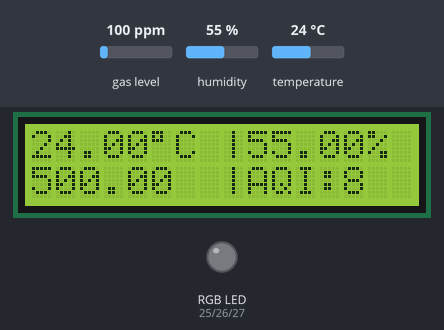
Simulated run of this sketch. Board: ESP32. On the bench: 16×2 character LCD, an RGB LED mixed from three pins (HIGH = lit). The inputs (shaded band) are chosen by the test bench; at power-on: humidity 55 %, gas level 100 ppm, temperature 24 °C. WiFi joins after 1.5 s; servers stay silent unless stated; what the sketch prints to the serial monitor is not drawn.

Above: at 3.1 s.
3.2 s: humidity set to 41 %
9.2 s: humidity set to 38 %
At 10.8 s:
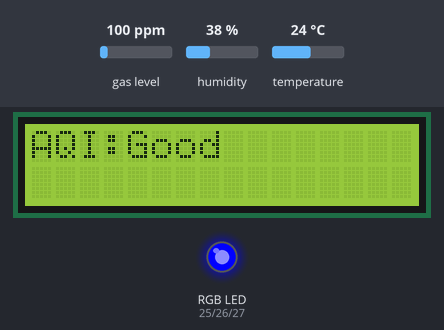
13.6 s: humidity set to 36 %
At 15.3 s:
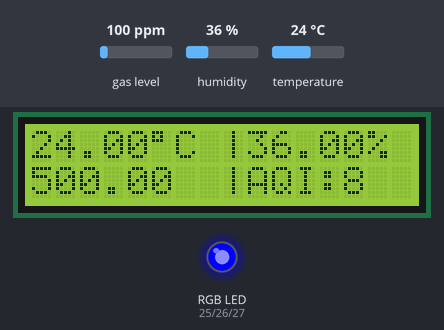
17.6 s: humidity set to 33 %
At 19.1 s:
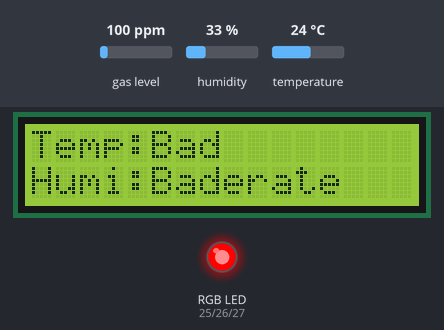
21.7 s: gas level set to 750 ppm
At 23.5 s:
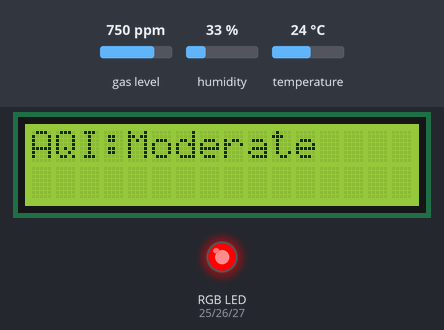
25.7 s: temperature set to 29.1 °C
At 27.0 s:
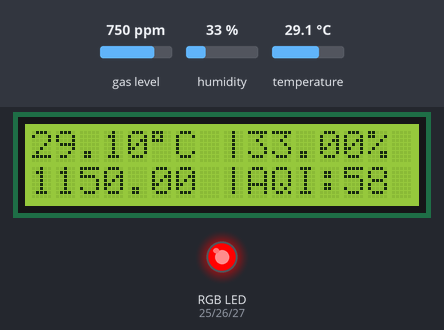
29.8 s: temperature set to 30.6 °C
At 30.8 s:
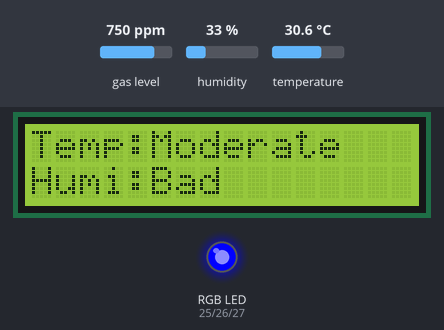
Timing chart, 0 to 32.8 s (numbered marks = the images above; inputs shaded):
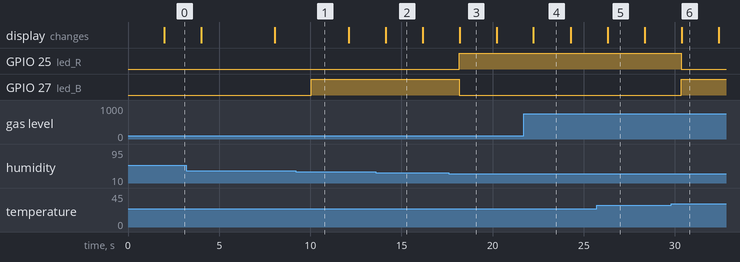

Measured:
- the behaviour switches between 40 and 39 % on humidity (found by bisection; images 0 and 1)
- the behaviour switches between 35 and 34 % on humidity (found by bisection; images 2 and 3)
- the behaviour switches between 29.9 and 30 °C on temperature (found by bisection; images 5 and 6)
- after the input at 9.2 s, GPIO 27 (led_B): LOW → HIGH after 0.86 s
- after the input at 13.6 s, the display: changes after 0.54 s (image 2)
- after the input at 17.6 s, GPIO 25 (led_R): LOW → HIGH after 0.58 s; GPIO 27 (led_B): HIGH → LOW after 0.58 s; the display: changes after 0.60 s (image 3)
- after the input at 21.7 s, the display: changes after 0.54 s (image 4)
- after the input at 25.7 s, the display: changes after 0.61 s (image 5)
- after the input at 29.8 s, GPIO 25 (led_R): HIGH → LOW after 0.54 s; GPIO 27 (led_B): LOW → HIGH after 0.54 s; the display: changes after 0.57 s (image 6)

The sketch:

program.ino
```cpp
#define BLYNK_PRINT Serial
#define BLYNK_TEMPLATE_ID "TMPL6EUkpiPrX"
#define BLYNK_TEMPLATE_NAME "Ruang 5"
#define BLYNK_AUTH_TOKEN "OUhnoUFYECNfKW9T5pvhRLbGJLha8m6Q"

#include "DHT.h"
#include <WiFi.h>
#include <WiFiClient.h>
#include <LiquidCrystal_I2C.h>
#include <SPI.h>
#include <Ethernet.h>
#include <BlynkSimpleEsp32.h>
#include <MQUnifiedsensor.h>

LiquidCrystal_I2C lcd(0x27, 16, 2);

#define placa "ESP32"
#define Voltage_Resolution 3.3
#define pin 32
#define type "MQ-135"
#define ADC_Bit_Resolution 12
#define RatioMQ135CleanAir 3.6  //RS / R0 = 3.6 ppm

MQUnifiedsensor MQ135(placa, Voltage_Resolution, ADC_Bit_Resolution, pin, type);

#define led_R 25
#define led_G 26
#define led_B 27
#define buzzer 4

#define DHTPIN 14
#define DHTTYPE DHT22
DHT dht(DHTPIN, DHTTYPE);

float t, h;
char ssid[] = "MySkill";
char pass[] = "00000000";

String statTemp;
String statHumi;
String statAQI;

unsigned long previousMillis = 0;
const long interval = 500;
bool buzzerState = LOW;

unsigned long lcdPreviousMillis = 0;
const unsigned long lcdInterval = 3000;
int lcdScreenIndex = 0;

void sendSensor() {
  MQ135.update();
  float h = dht.readHumidity();
  float t = dht.readTemperature();

  //konsentrasi CO2
  MQ135.setA(110.47);
  MQ135.setB(-2.862);
  float CO2 = MQ135.readSensor() + 400;

  int AQI = calculateAQI(CO2);

  if (isnan(h) || isnan(t)) {
    Serial.println("Gagal membaca DHT!");
    return;
  }
  if (AQI >= 0 && AQI <= 50) {
    statAQI = "Good";
  } else if (AQI >= 51 && AQI <= 100) {
    statAQI = "Moderate";
  } else if (AQI >= 101) {
    statAQI = "Bad";
  }

  if (t >= 32 && t <= 34) {
    statTemp = "Good";
  } else if ((t >= 30 && t <= 31) || (t >= 35 && t <= 36)) {
    statTemp = "Moderate";
  } else {
    statTemp = "Bad";
  }

  if (h >= 40 && h <= 60) {
    statTemp = "Good";
  } else if ((h >= 35 && h <= 39) || (h >= 61 && h <= 65)) {
    statHumi = "Moderate";
  } else {
    statHumi = "Bad";
  }

  if (statAQI == "Bad") {
    unsigned long currentMillis = millis();
    if (currentMillis - previousMillis >= interval) {
      previousMillis = currentMillis;
      buzzerState = !buzzerState;
      if (buzzerState) {
        tone(buzzer, 1000);
      } else {
        noTone(buzzer);
      }
    }
  } else {
    noTone(buzzer);
  }

  if (statHumi == "Bad" && statTemp == "Bad"){
    setRGB(255, 0, 0);
  }else if (statHumi == "Moderate" || statTemp == "Moderate") {
    setRGB(0, 0, 255);
  }else if (statHumi == "Good" && statTemp == "Good") {
    setRGB(0, 255, 0);
  }

  unsigned long currentMillis = millis();
  if (currentMillis - lcdPreviousMillis >= lcdInterval) {
    lcdPreviousMillis = currentMillis;
    lcdScreenIndex = (lcdScreenIndex + 1) % 3;
    lcd.clear();
  }
  switch(lcdScreenIndex){
    case 0:
      lcd.setCursor(0, 0);
      lcd.print(String(t) + String(char(223)) + "C");
      lcd.setCursor(8, 0);
      lcd.print("|" + String(h) + "%");
      lcd.setCursor(0, 1);
      lcd.print(String(CO2));
      lcd.setCursor(8, 1);
      lcd.print("|AQI:" + String(AQI));
      break;
    case 1:
      lcd.setCursor(0, 0);
      lcd.print("Temp:" + statTemp);
      lcd.setCursor(0, 1);
      lcd.print("Humi:" + statHumi);
      break;
    case 2:
      lcd.setCursor(0, 0);
      lcd.print("AQI:" + statAQI);
      break;
  }


  Serial.println(String(h) + "%; " + String(t) + "°C; " + String(CO2) + ";" + String(AQI));
  Blynk.virtualWrite(V0, t);
  Blynk.virtualWrite(V1, h);
  Blynk.virtualWrite(V2, AQI);
  Blynk.virtualWrite(V3, "Temp:" + statTemp + "   | Humi:" + statHumi);
  Blynk.virtualWrite(V4, statAQI);
}

void setup() {
  Serial.begin(115200);
  lcd.backlight();
  lcd.begin(16, 2);
  lcd.init();

  lcd.setCursor(0, 0);
  lcd.print("Conneting WiFi");
  lcd.setCursor(0, 1);
  lcd.print(String(ssid) + "...");

  Blynk.begin(BLYNK_AUTH_TOKEN, ssid, pass);

  lcd.clear();

  dht.begin();  // Inisialisasi sensor DHT
  pinMode(buzzer, OUTPUT);
  pinMode(led_R, OUTPUT);
  pinMode(led_G, OUTPUT);
  pinMode(led_B, OUTPUT);

  // Inisialisasi MQ-135
  MQ135.setRegressionMethod(1);
  MQ135.init();

  // Kalibrasi MQ-135
  float calcR0 = 0;
  for (int i = 1; i <= 10; i++) {
    MQ135.update();
    calcR0 += MQ135.calibrate(RatioMQ135CleanAir);
    Serial.print(".");
  }
  MQ135.setR0(calcR0 / 10);
  Serial.println("  done!.");

  if (isinf(calcR0)) {
    Serial.println("Warning: Conection issue, R0 is infinite (Open circuit detected) please check your wiring and supply");
    while (1)
      ;
  }
  if (calcR0 == 0) {
    Serial.println("Warning: Conection issue found, R0 is zero (Analog pin shorts to ground) please check your wiring and supply");
    while (1)
      ;
  }

  // Serial.print("Nilai R0: ");
  // Serial.println(MQ135.getR0());
}

void loop() {
  Blynk.run();
  sendSensor();
  delay(2000);
}

int calculateAQI(float CO2) {
  // Referensi AQI: https://en.wikipedia.org/wiki/Air_quality_index
  if (CO2 <= 400) return 0;  // Udara bersih
  if (CO2 <= 1000) return map(CO2, 400, 1000, 0, 50);
  if (CO2 <= 2000) return map(CO2, 1000, 2000, 51, 100);
  if (CO2 <= 5000) return map(CO2, 2000, 5000, 101, 150);
  if (CO2 <= 10000) return map(CO2, 5000, 10000, 151, 200);
}

void setRGB(int red, int green, int blue) {
  analogWrite(led_R, red);
  analogWrite(led_G, green);
  analogWrite(led_B, blue);
}
```
